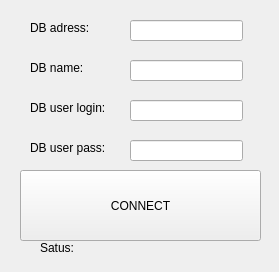
<?xml version="1.0" encoding="UTF-8"?>
<ui version="4.0">
 <class>MainWindow</class>
 <widget class="QMainWindow" name="MainWindow">
  <property name="geometry">
   <rect>
    <x>0</x>
    <y>0</y>
    <width>279</width>
    <height>272</height>
   </rect>
  </property>
  <property name="windowTitle">
   <string>Initial DB setting</string>
  </property>
  <widget class="QWidget" name="centralWidget">
   <widget class="QLineEdit" name="le_adress">
    <property name="geometry">
     <rect>
      <x>130</x>
      <y>20</y>
      <width>113</width>
      <height>21</height>
     </rect>
    </property>
   </widget>
   <widget class="QLineEdit" name="le_login">
    <property name="geometry">
     <rect>
      <x>130</x>
      <y>100</y>
      <width>113</width>
      <height>21</height>
     </rect>
    </property>
   </widget>
   <widget class="QLineEdit" name="le_pass">
    <property name="geometry">
     <rect>
      <x>130</x>
      <y>140</y>
      <width>113</width>
      <height>21</height>
     </rect>
    </property>
   </widget>
   <widget class="QLabel" name="label">
    <property name="geometry">
     <rect>
      <x>30</x>
      <y>20</y>
      <width>91</width>
      <height>16</height>
     </rect>
    </property>
    <property name="text">
     <string>DB adress:</string>
    </property>
   </widget>
   <widget class="QLabel" name="label_2">
    <property name="geometry">
     <rect>
      <x>30</x>
      <y>100</y>
      <width>91</width>
      <height>16</height>
     </rect>
    </property>
    <property name="text">
     <string>DB user login:</string>
    </property>
   </widget>
   <widget class="QLabel" name="label_3">
    <property name="geometry">
     <rect>
      <x>30</x>
      <y>140</y>
      <width>101</width>
      <height>16</height>
     </rect>
    </property>
    <property name="text">
     <string>DB user pass:</string>
    </property>
   </widget>
   <widget class="QPushButton" name="pb_connect">
    <property name="geometry">
     <rect>
      <x>20</x>
      <y>170</y>
      <width>241</width>
      <height>71</height>
     </rect>
    </property>
    <property name="text">
     <string>CONNECT</string>
    </property>
   </widget>
   <widget class="QLabel" name="label_4">
    <property name="geometry">
     <rect>
      <x>40</x>
      <y>240</y>
      <width>221</width>
      <height>16</height>
     </rect>
    </property>
    <property name="text">
     <string>Satus:</string>
    </property>
   </widget>
   <widget class="QLabel" name="label_5">
    <property name="geometry">
     <rect>
      <x>30</x>
      <y>60</y>
      <width>91</width>
      <height>16</height>
     </rect>
    </property>
    <property name="text">
     <string>DB name:</string>
    </property>
   </widget>
   <widget class="QLineEdit" name="le_name">
    <property name="geometry">
     <rect>
      <x>130</x>
      <y>60</y>
      <width>113</width>
      <height>21</height>
     </rect>
    </property>
   </widget>
  </widget>
 </widget>
 <layoutdefault spacing="6" margin="11"/>
 <resources/>
 <connections/>
</ui>
